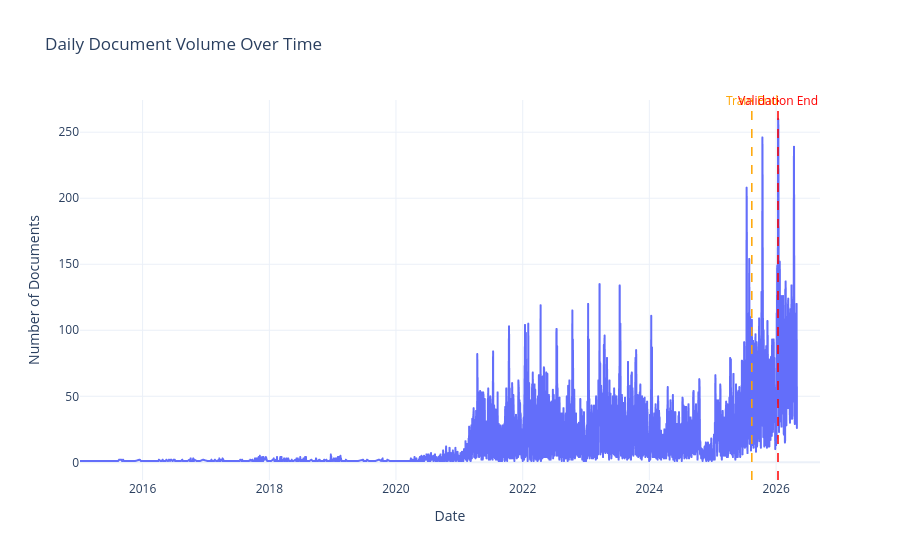
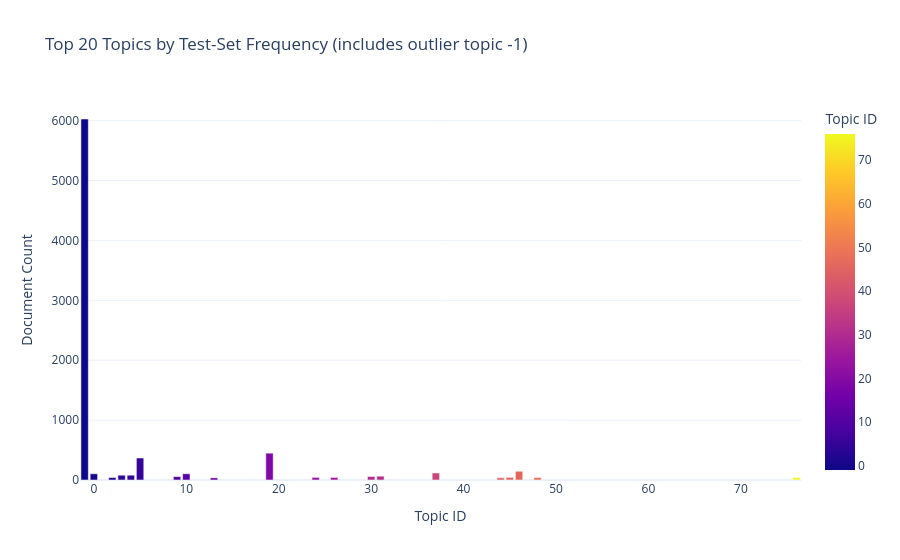
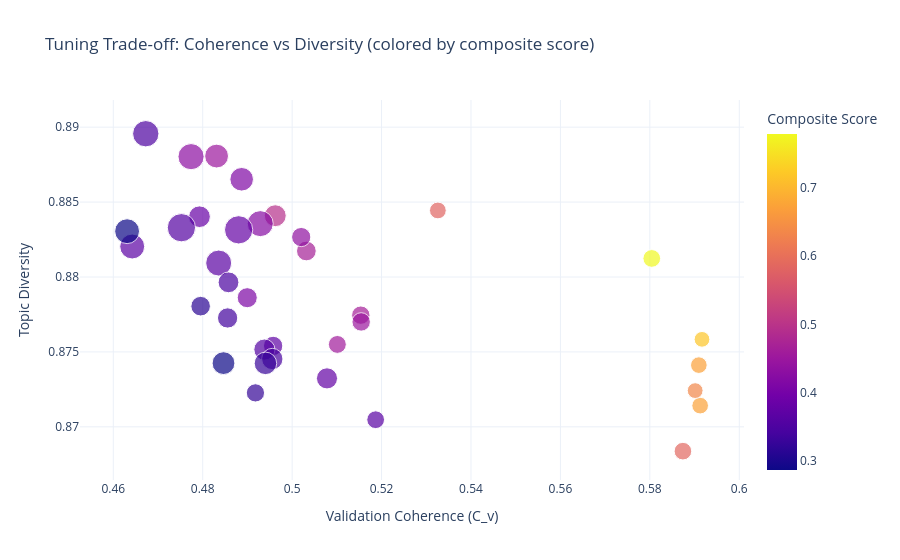
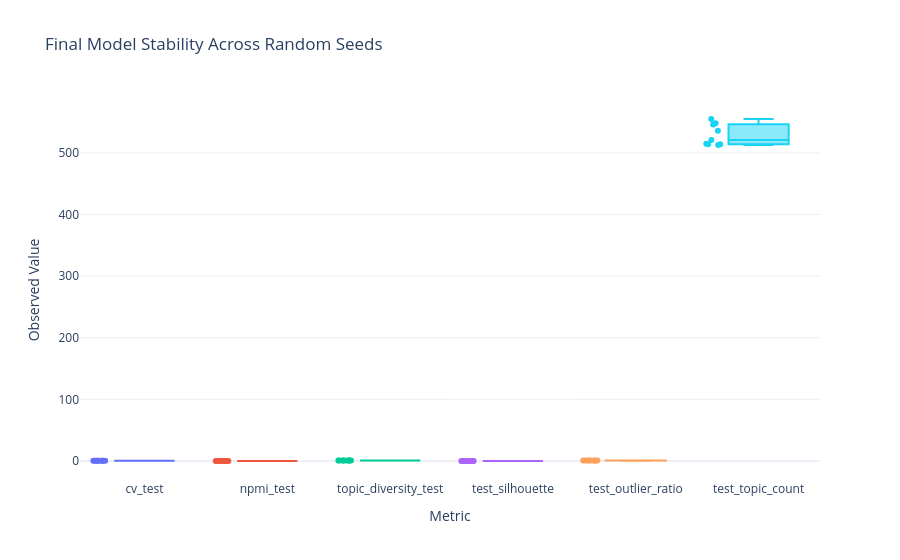

Here is the notebook cell these charts were saved with, in order:
### Markdown cell above
Generates scientific figures for trends, topic prevalence, tuning trade-offs, and stability.

### Code cell
# ---------- Figure 1: Document intensity over time (all splits) ----------
plot_df = df[['date']].copy()
plot_df['date'] = pd.to_datetime(plot_df['date'])
plot_df['day'] = plot_df['date'].dt.floor('D')

daily_counts = plot_df.groupby('day').size().reset_index(name='documents')

split_dates = {
    'train_end': pd.to_datetime(train_df['date']).max(),
    'val_start': pd.to_datetime(val_df['date']).min(),
    'val_end': pd.to_datetime(val_df['date']).max(),
    'test_start': pd.to_datetime(test_df['date']).min()
}

fig_daily = px.line(
    daily_counts,
    x='day',
    y='documents',
    title='Daily Document Volume Over Time',
    labels={'day': 'Date', 'documents': 'Number of Documents'}
)


def add_date_marker(fig, date_value, label, color):
    if pd.isna(date_value):
        return
    marker_x = pd.to_datetime(date_value).to_pydatetime()
    fig.add_shape(
        type='line',
        x0=marker_x,
        x1=marker_x,
        y0=0,
        y1=1,
        xref='x',
        yref='paper',
        line=dict(color=color, dash='dash', width=1.5)
    )
    fig.add_annotation(
        x=marker_x,
        y=1,
        xref='x',
        yref='paper',
        yshift=10,
        text=label,
        showarrow=False,
        font=dict(color=color)
    )


add_date_marker(fig_daily, split_dates['train_end'], 'Train End', 'orange')
add_date_marker(fig_daily, split_dates['val_end'], 'Validation End', 'red')
fig_daily.update_layout(template='plotly_white')
fig_daily.show()

# ---------- Figure 2: Topic prevalence in final test assignment ----------
if 'test_topics' in globals():
    topic_counts = pd.Series(test_topics).value_counts(dropna=False).rename_axis('topic').reset_index(name='count')
    topic_counts['topic'] = topic_counts['topic'].astype(int)
    topic_counts = topic_counts.sort_values('count', ascending=False)

    fig_topic_prev = px.bar(
        topic_counts.head(20),
        x='topic',
        y='count',
        color='topic',
        title='Top 20 Topics by Test-Set Frequency (includes outlier topic -1)',
        labels={'topic': 'Topic ID', 'count': 'Document Count'}
    )
    fig_topic_prev.update_layout(showlegend=False, template='plotly_white')
    fig_topic_prev.show()
else:
    print('Topic prevalence figure skipped (`test_topics` not available).')

# ---------- Figure 3: Hyperparameter trade-off map ----------
if {'cv_val', 'topic_diversity', 'composite_score', 'n_neighbors', 'min_cluster_size'}.issubset(tuning_results.columns):
    fig_tradeoff = px.scatter(
        tuning_results,
        x='cv_val',
        y='topic_diversity',
        color='composite_score',
        size='n_topics' if 'n_topics' in tuning_results.columns else None,
        hover_data=['n_neighbors', 'n_components', 'min_cluster_size', 'min_samples', 'fit_seconds'],
        title='Tuning Trade-off: Coherence vs Diversity (colored by composite score)',
        labels={'cv_val': 'Validation Coherence (C_v)', 'topic_diversity': 'Topic Diversity', 'composite_score': 'Composite Score'}
    )
    fig_tradeoff.update_layout(template='plotly_white')
    fig_tradeoff.show()

# ---------- Figure 4: Seed stability profile ----------
if not seed_results.empty:
    long_seed = seed_results.melt(
        id_vars=['seed'],
        value_vars=['cv_test', 'npmi_test', 'topic_diversity_test', 'test_silhouette', 'test_outlier_ratio', 'test_topic_count'],
        var_name='metric',
        value_name='value'
    )

    fig_seed_box = px.box(
        long_seed,
        x='metric',
        y='value',
        points='all',
        color='metric',
        title='Final Model Stability Across Random Seeds',
        labels={'metric': 'Metric', 'value': 'Observed Value'}
    )
    fig_seed_box.update_layout(showlegend=False, template='plotly_white')
    fig_seed_box.show()

# ---------- Figure 5: Fold-level metric heatmap ----------
if {'fold', 'cv_val', 'npmi_val', 'topic_diversity', 'intra_topic_similarity', 'inter_topic_similarity'}.issubset(cv_results.columns):
    fold_summary = cv_results.groupby('fold', as_index=False)[
        ['cv_val', 'npmi_val', 'topic_diversity', 'intra_topic_similarity', 'inter_topic_similarity']
    ].mean()

    z_values = fold_summary[['cv_val', 'npmi_val', 'topic_diversity', 'intra_topic_similarity', 'inter_topic_similarity']].to_numpy()

    fig_heat = go.Figure(data=go.Heatmap(
        z=z_values,
        x=['C_v', 'NPMI', 'Diversity', 'Intra Sim', 'Inter Sim'],
        y=[f"Fold {int(f)}" for f in fold_summary['fold']],
        colorscale='Viridis',
        colorbar=dict(title='Mean Value')
    ))
    fig_heat.update_layout(
        title='Fold-wise Average Metrics During Hyperparameter Tuning',
        xaxis_title='Metric',
        yaxis_title='Time-Series CV Fold',
        template='plotly_white'
    )
    fig_heat.show()

print('Scientific visualizations generated.')

### Figure 1 — Plotly figure (JSON) as saved in the notebook; plotly's stock layout.template omitted (floating-point values rounded to 4 significant figures; data arrays with more than 128 entries replaced by an {"elided": "..."} marker saying what was removed)
{"data": [{"hovertemplate": "Date=%{x}<br>Number of Documents=%{y}<extra></extra>", "legendgroup": "", "line": {"color": "#636efa", "dash": "solid"}, "marker": {"symbol": "circle"}, "mode": "lines", "name": "", "showlegend": false, "type": "scattergl", "x": {"elided": "2583 str values"}, "xaxis": "x", "y": {"elided": "2583 int values"}, "yaxis": "y"}], "layout": {"annotations": [{"font": {"color": "orange"}, "showarrow": false, "text": "Train End", "x": "2025-08-13T23:26:00+00:00", "xref": "x", "y": 1, "yref": "paper", "yshift": 10}, {"font": {"color": "red"}, "showarrow": false, "text": "Validation End", "x": "2026-01-11T23:11:34+00:00", "xref": "x", "y": 1, "yref": "paper", "yshift": 10}], "legend": {"tracegroupgap": 0}, "shapes": [{"line": {"color": "orange", "dash": "dash", "width": 1.5}, "type": "line", "x0": "2025-08-13T23:26:00+00:00", "x1": "2025-08-13T23:26:00+00:00", "xref": "x", "y0": 0, "y1": 1, "yref": "paper"}, {"line": {"color": "red", "dash": "dash", "width": 1.5}, "type": "line", "x0": "2026-01-11T23:11:34+00:00", "x1": "2026-01-11T23:11:34+00:00", "xref": "x", "y0": 0, "y1": 1, "yref": "paper"}], "title": {"text": "Daily Document Volume Over Time"}, "xaxis": {"anchor": "y", "domain": [0, 1], "title": {"text": "Date"}}, "yaxis": {"anchor": "x", "domain": [0, 1], "title": {"text": "Number of Documents"}}}}

### Figure 2 — Plotly figure (JSON) as saved in the notebook; plotly's stock layout.template omitted (floating-point values rounded to 4 significant figures)
{"data": [{"hovertemplate": "Topic ID=%{marker.color}<br>Document Count=%{y}<extra></extra>", "legendgroup": "", "marker": {"color": [-1, 19, 5, 46, 37, 10, 0, 3, 4, 31, 30, 9, 45, 26, 76, 24, 48, 2, 44, 13], "coloraxis": "coloraxis", "pattern": {"shape": ""}}, "name": "", "orientation": "v", "showlegend": false, "textposition": "auto", "type": "bar", "x": [-1, 19, 5, 46, 37, 10, 0, 3, 4, 31, 30, 9, 45, 26, 76, 24, 48, 2, 44, 13], "xaxis": "x", "y": [6028, 448, 367, 146, 117, 104, 104, 80, 80, 64, 59, 57, 44, 43, 43, 43, 41, 41, 37, 36], "yaxis": "y"}], "layout": {"barmode": "relative", "coloraxis": {"colorbar": {"title": {"text": "Topic ID"}}, "colorscale": [[0, "#0d0887"], [0.1111, "#46039f"], [0.2222, "#7201a8"], [0.3333, "#9c179e"], [0.4444, "#bd3786"], [0.5556, "#d8576b"], [0.6667, "#ed7953"], [0.7778, "#fb9f3a"], [0.8889, "#fdca26"], [1, "#f0f921"]]}, "legend": {"tracegroupgap": 0}, "showlegend": false, "title": {"text": "Top 20 Topics by Test-Set Frequency (includes outlier topic -1)"}, "xaxis": {"anchor": "y", "domain": [0, 1], "title": {"text": "Topic ID"}}, "yaxis": {"anchor": "x", "domain": [0, 1], "title": {"text": "Document Count"}}}}

### Figure 3 — Plotly figure (JSON) as saved in the notebook; plotly's stock layout.template omitted (floating-point values rounded to 4 significant figures; data arrays with more than 128 entries replaced by an {"elided": "..."} marker saying what was removed)
{"data": [{"customdata": {"elided": "36x5 float values"}, "hovertemplate": "Validation Coherence (C_v)=%{x}<br>Topic Diversity=%{y}<br>n_topics=%{marker.size}<br>n_neighbors=%{customdata[0]}<br>n_components=%{customdata[1]}<br>min_cluster_size=%{customdata[2]}<br>min_samples=%{customdata[3]}<br>fit_seconds=%{customdata[4]}<br>Composite Score=%{marker.color}<extra></extra>", "legendgroup": "", "marker": {"color": [0.7785, 0.7181, 0.6734, 0.6716, 0.6354, 0.5852, 0.5812, 0.4933, 0.4659, 0.4641, 0.4573, 0.4513, 0.4495, 0.4351, 0.4293, 0.4238, 0.4129, 0.4106, 0.3841, 0.3797, 0.3776, 0.3728, 0.3689, 0.3675, 0.3658, 0.3601, 0.3573, 0.3518, 0.3475, 0.344, 0.3386, 0.3273, 0.3239, 0.3153, 0.2869, 0.2869], "coloraxis": "coloraxis", "size": [161.0, 126.7, 142.0, 141.7, 127.3, 158.7, 143.7, 245.0, 199.0, 173.0, 164.3, 290.0, 173.7, 189.3, 349.3, 346.3, 284.3, 205.7, 240.0, 409.0, 228.0, 190.7, 317.7, 345.0, 161.3, 409.0, 229.0, 354.7, 221.3, 232.7, 210.3, 259.3, 170.0, 196.3, 265.7, 316.0], "sizemode": "area", "sizeref": 1.022, "symbol": "circle"}, "mode": "markers", "name": "", "orientation": "v", "showlegend": false, "type": "scatter", "x": [0.5804, 0.5917, 0.5913, 0.591, 0.5901, 0.5874, 0.5326, 0.4962, 0.5032, 0.5154, 0.5101, 0.4831, 0.5154, 0.502, 0.4774, 0.4929, 0.4887, 0.49, 0.4793, 0.488, 0.5078, 0.4958, 0.4642, 0.4836, 0.5187, 0.4752, 0.4938, 0.4673, 0.4858, 0.4956, 0.4856, 0.494, 0.4918, 0.4795, 0.4846, 0.4631], "xaxis": "x", "y": [0.8812, 0.8758, 0.8714, 0.8741, 0.8724, 0.8684, 0.8844, 0.8841, 0.8817, 0.8775, 0.8755, 0.8881, 0.877, 0.8827, 0.888, 0.8836, 0.8865, 0.8786, 0.884, 0.8831, 0.8732, 0.8754, 0.882, 0.8809, 0.8705, 0.8833, 0.8752, 0.8896, 0.8796, 0.8745, 0.8773, 0.8742, 0.8723, 0.8781, 0.8743, 0.8831], "yaxis": "y"}], "layout": {"coloraxis": {"colorbar": {"title": {"text": "Composite Score"}}, "colorscale": [[0, "#0d0887"], [0.1111, "#46039f"], [0.2222, "#7201a8"], [0.3333, "#9c179e"], [0.4444, "#bd3786"], [0.5556, "#d8576b"], [0.6667, "#ed7953"], [0.7778, "#fb9f3a"], [0.8889, "#fdca26"], [1, "#f0f921"]]}, "legend": {"itemsizing": "constant", "tracegroupgap": 0}, "title": {"text": "Tuning Trade-off: Coherence vs Diversity (colored by composite score)"}, "xaxis": {"anchor": "y", "domain": [0, 1], "title": {"text": "Validation Coherence (C_v)"}}, "yaxis": {"anchor": "x", "domain": [0, 1], "title": {"text": "Topic Diversity"}}}}

### Figure 4 — Plotly figure (JSON) as saved in the notebook; plotly's stock layout.template omitted (floating-point values rounded to 4 significant figures)
{"data": [{"alignmentgroup": "True", "boxpoints": "all", "hovertemplate": "Metric=%{x}<br>Observed Value=%{y}<extra></extra>", "legendgroup": "cv_test", "marker": {"color": "#636efa"}, "name": "cv_test", "notched": false, "offsetgroup": "cv_test", "orientation": "v", "showlegend": true, "type": "box", "x": ["cv_test", "cv_test", "cv_test", "cv_test", "cv_test", "cv_test", "cv_test", "cv_test", "cv_test"], "x0": " ", "xaxis": "x", "y": [0.4801, 0.4795, 0.4888, 0.4771, 0.4589, 0.4732, 0.4812, 0.4738, 0.4787], "y0": " ", "yaxis": "y"}, {"alignmentgroup": "True", "boxpoints": "all", "hovertemplate": "Metric=%{x}<br>Observed Value=%{y}<extra></extra>", "legendgroup": "npmi_test", "marker": {"color": "#EF553B"}, "name": "npmi_test", "notched": false, "offsetgroup": "npmi_test", "orientation": "v", "showlegend": true, "type": "box", "x": ["npmi_test", "npmi_test", "npmi_test", "npmi_test", "npmi_test", "npmi_test", "npmi_test", "npmi_test", "npmi_test"], "x0": " ", "xaxis": "x", "y": [-0.01802, -0.01792, -0.008457, -0.02352, -0.03839, -0.02502, -0.01549, -0.02643, -0.0234], "y0": " ", "yaxis": "y"}, {"alignmentgroup": "True", "boxpoints": "all", "hovertemplate": "Metric=%{x}<br>Observed Value=%{y}<extra></extra>", "legendgroup": "topic_diversity_test", "marker": {"color": "#00cc96"}, "name": "topic_diversity_test", "notched": false, "offsetgroup": "topic_diversity_test", "orientation": "v", "showlegend": true, "type": "box", "x": ["topic_diversity_test", "topic_diversity_test", "topic_diversity_test", "topic_diversity_test", "topic_diversity_test", "topic_diversity_test", "topic_diversity_test", "topic_diversity_test", "topic_diversity_test"], "x0": " ", "xaxis": "x", "y": [0.8315, 0.8313, 0.8321, 0.8355, 0.828, 0.8318, 0.8298, 0.8314, 0.8345], "y0": " ", "yaxis": "y"}, {"alignmentgroup": "True", "boxpoints": "all", "hovertemplate": "Metric=%{x}<br>Observed Value=%{y}<extra></extra>", "legendgroup": "test_silhouette", "marker": {"color": "#ab63fa"}, "name": "test_silhouette", "notched": false, "offsetgroup": "test_silhouette", "orientation": "v", "showlegend": true, "type": "box", "x": ["test_silhouette", "test_silhouette", "test_silhouette", "test_silhouette", "test_silhouette", "test_silhouette", "test_silhouette", "test_silhouette", "test_silhouette"], "x0": " ", "xaxis": "x", "y": [0.07893, 0.07701, 0.06377, 0.06406, 0.08158, 0.07408, 0.07369, 0.07224, 0.07686], "y0": " ", "yaxis": "y"}, {"alignmentgroup": "True", "boxpoints": "all", "hovertemplate": "Metric=%{x}<br>Observed Value=%{y}<extra></extra>", "legendgroup": "test_outlier_ratio", "marker": {"color": "#FFA15A"}, "name": "test_outlier_ratio", "notched": false, "offsetgroup": "test_outlier_ratio", "orientation": "v", "showlegend": true, "type": "box", "x": ["test_outlier_ratio", "test_outlier_ratio", "test_outlier_ratio", "test_outlier_ratio", "test_outlier_ratio", "test_outlier_ratio", "test_outlier_ratio", "test_outlier_ratio", "test_outlier_ratio"], "x0": " ", "xaxis": "x", "y": [0.5951, 0.6065, 0.5774, 0.5658, 0.5909, 0.5844, 0.5722, 0.6113, 0.6006], "y0": " ", "yaxis": "y"}, {"alignmentgroup": "True", "boxpoints": "all", "hovertemplate": "Metric=%{x}<br>Observed Value=%{y}<extra></extra>", "legendgroup": "test_topic_count", "marker": {"color": "#19d3f3"}, "name": "test_topic_count", "notched": false, "offsetgroup": "test_topic_count", "orientation": "v", "showlegend": true, "type": "box", "x": ["test_topic_count", "test_topic_count", "test_topic_count", "test_topic_count", "test_topic_count", "test_topic_count", "test_topic_count", "test_topic_count", "test_topic_count"], "x0": " ", "xaxis": "x", "y": [521.0, 546.0, 514.0, 515.0, 536.0, 513.0, 514.0, 555.0, 548.0], "y0": " ", "yaxis": "y"}], "layout": {"boxmode": "overlay", "legend": {"title": {"text": "Metric"}, "tracegroupgap": 0}, "showlegend": false, "title": {"text": "Final Model Stability Across Random Seeds"}, "xaxis": {"anchor": "y", "categoryarray": ["cv_test", "npmi_test", "topic_diversity_test", "test_silhouette", "test_outlier_ratio", "test_topic_count"], "categoryorder": "array", "domain": [0, 1], "title": {"text": "Metric"}}, "yaxis": {"anchor": "x", "domain": [0, 1], "title": {"text": "Observed Value"}}}}
